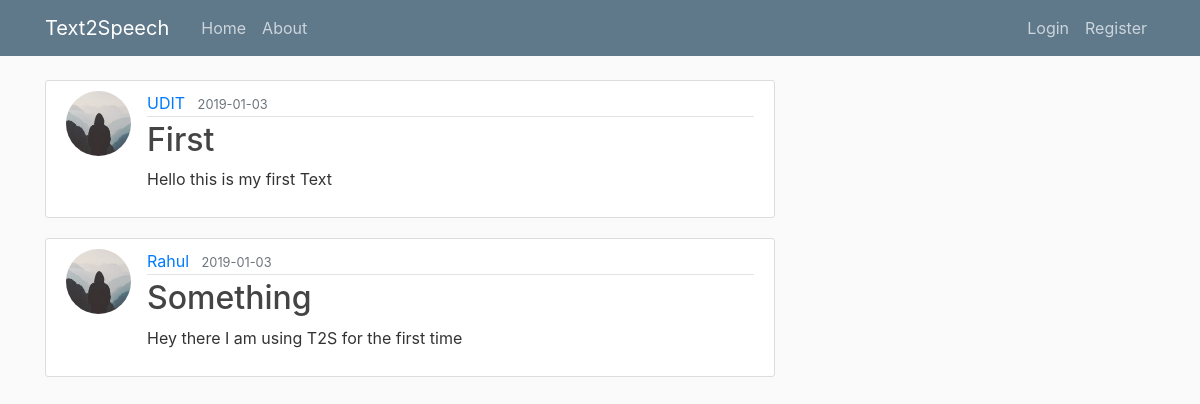
The page /home on the database its author committed.
### tts/models.py (models this page shows, shortened)
class Post(db.Model):
    id = db.Column(db.Integer, primary_key=True)
    title = db.Column(db.String(100), nullable=False)
    date_posted = db.Column(db.DateTime, nullable=False, default=datetime.utcnow)
    content = db.Column(db.Text, nullable=False)
    user_id = db.Column(db.Integer, db.ForeignKey('user.id'), nullable=False)

class User(db.Model, UserMixin):
    id = db.Column(db.Integer, primary_key=True)
    username = db.Column(db.String(20), unique=True, nullable=False)
    email = db.Column(db.String(120), unique=True, nullable=False)
    image_file = db.Column(db.String(20), nullable=False, default='default.jpg')
    password = db.Column(db.String(60), nullable=False)
    posts = db.relationship('Post', backref='author', lazy=True)

### tts/routes.py (the view)
@app.route("/")
@app.route("/home")
def home():
    posts = Post.query.all()
    return render_template('home.html', posts=posts)

### tts/templates/home.html
{% extends "layout.html" %}
{% block content %}
    {% for post in posts %}
        <article class="media content-section">
          <img class="rounded-circle article-img" src="{{ url_for('static', filename='profile_pics/' + post.author.image_file) }}">
          <div class="media-body">
            <div class="article-metadata">
              <a class="mr-2" href="#">{{ post.author.username }}</a>
              <small class="text-muted">{{ post.date_posted.strftime('%Y-%m-%d') }}</small>
            </div>
            <h2><a class="article-title" href="{{ url_for('post', post_id=post.id) }}">{{ post.title }}</a></h2>
            <p class="article-content">{{ post.content }}</p>
          </div>
        </article>
    {% endfor %}
{% endblock content %}

### tts/templates/layout.html (shortened to what this page needs)
<!DOCTYPE html>
<html>
<head>
    <link rel="stylesheet" href="{{ url_for('static', filename='css/bootstrap.min.css') }}">
    <link rel="stylesheet" type="text/css" href="{{ url_for('static', filename='main.css') }}">
</head>
<body>
    <header class="site-header">
      <nav class="navbar navbar-expand-md navbar-dark bg-steel fixed-top">
        <div class="container">
          <a class="navbar-brand mr-4" href="/">Text2Speech</a>
          <div class="collapse navbar-collapse" id="navbarToggle">
            <div class="navbar-nav mr-auto">
              <a class="nav-item nav-link" href="{{ url_for('home') }}">Home</a>
              <a class="nav-item nav-link" href="{{ url_for('about') }}">About</a>
            </div>
            <div class="navbar-nav">
              {% if current_user.is_authenticated %}
                <a class="nav-item nav-link" href="{{ url_for('new_post') }}">New Post</a>
                <a class="nav-item nav-link" href="{{ url_for('account') }}">Account</a>
                <a class="nav-item nav-link" href="{{ url_for('logout') }}">Logout</a>
              {% else %}
                <a class="nav-item nav-link" href="{{ url_for('login') }}">Login</a>
                <a class="nav-item nav-link" href="{{ url_for('register') }}">Register</a>
              {% endif %}
            </div>
          </div>
        </div>
      </nav>
    </header>
    <main role="main" class="container">
      <div class="row">
        <div class="col-md-8">
          {% block content %}{% endblock %}
        </div>
      </div>
    </main>
</body>
</html>

### tts/static/main.css (style rules this page uses)
body { background: #fafafa; color: #333333; margin-top: 5rem; }
h1, h2, h3, h4, h5, h6 { color: #444444; }
.bg-steel { background-color: #5f788a; }
.site-header .navbar-nav .nav-link { color: #cbd5db; }
.content-section { background: #ffffff; padding: 10px 20px; border: 1px solid #dddddd; border-radius: 3px; margin-bottom: 20px; }
.article-title { color: #444444; }
.article-content { white-space: pre-line; }
.article-img { height: 65px; width: 65px; margin-right: 16px; }
.article-metadata { padding-bottom: 1px; margin-bottom: 4px; border-bottom: 1px solid #e3e3e3 }

### rows shown on the page
Post: image_file (placeholder picture), author.username "UDIT", date_posted "2019-01-03", title "First", content "Hello this is my first Text"
Post: image_file (placeholder picture), author.username "Rahul", date_posted "2019-01-03", title "Something", content "Hey there I am using T2S for the first time"
